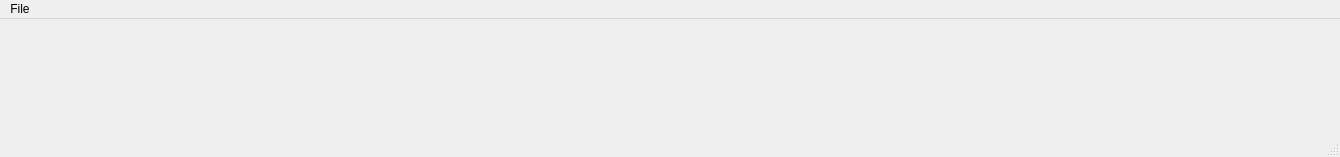
<?xml version="1.0" encoding="UTF-8"?>
<ui version="4.0">
 <class>MainWindow</class>
 <widget class="QMainWindow" name="MainWindow">
  <property name="geometry">
   <rect>
    <x>0</x>
    <y>0</y>
    <width>1340</width>
    <height>157</height>
   </rect>
  </property>
  <property name="windowTitle">
   <string>VMGB - Virtual Midi Guitar Board</string>
  </property>
  <property name="locale">
   <locale language="English" country="UnitedStates"/>
  </property>
  <widget class="GuitarBoard" name="guitarboard"/>
  <widget class="QMenuBar" name="menubar">
   <property name="geometry">
    <rect>
     <x>0</x>
     <y>0</y>
     <width>1340</width>
     <height>23</height>
    </rect>
   </property>
   <widget class="QMenu" name="menuFile">
    <property name="locale">
     <locale language="English" country="UnitedStates"/>
    </property>
    <property name="title">
     <string>File</string>
    </property>
    <addaction name="actionTest"/>
    <addaction name="separator"/>
    <addaction name="actionQuit"/>
   </widget>
   <addaction name="menuFile"/>
  </widget>
  <widget class="QStatusBar" name="statusbar"/>
  <action name="actionTest">
   <property name="text">
    <string>Test</string>
   </property>
  </action>
  <action name="actionQuit">
   <property name="text">
    <string>Quit</string>
   </property>
   <property name="shortcut">
    <string>Ctrl+Q</string>
   </property>
  </action>
 </widget>
 <customwidgets>
  <customwidget>
   <class>GuitarBoard</class>
   <extends>QWidget</extends>
   <header location="global">guitarboard.h</header>
   <container>1</container>
  </customwidget>
 </customwidgets>
 <resources/>
 <connections/>
</ui>
